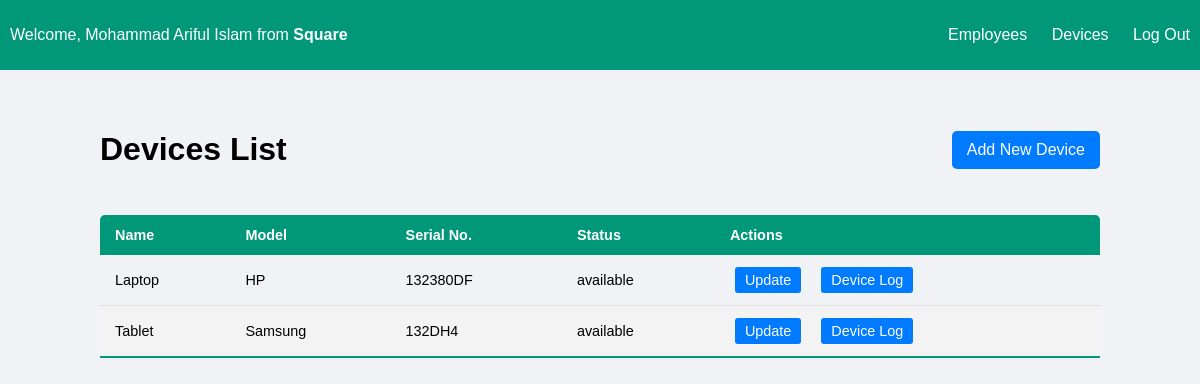
The app's page /devices/ (signed in) with its own data.
### assetTracker/models.py (models this page shows, shortened)
class Employee(models.Model):
    user = models.OneToOneField(User, on_delete=models.CASCADE, null=True, blank=True)
    name = models.CharField(max_length=100)
    company = models.ForeignKey(Company, on_delete=models.CASCADE)
    employee_type = models.CharField(max_length=20, choices=(('staff', 'Staff'), ('general', 'General Employee')))
    department = models.CharField(max_length=100)
    role = models.CharField(max_length=100)

class Company(models.Model):
    name = models.CharField(max_length=100)

class Device(models.Model):
    name = models.CharField(max_length=100)
    serial_number = models.CharField(max_length=100, unique=True)
    model = models.CharField(max_length=100)
    STATUS_CHOICES = [
        ('available', 'Available'),
        ('checked_out', 'Checked Out'),
        ('in_repair', 'In Repair'),
        ('out_of_service', 'Out of Service'),
    ]
    status = models.CharField(max_length=50, choices=STATUS_CHOICES, default='available')
    company = models.ForeignKey(Company, on_delete=models.CASCADE)
    created_at = models.DateTimeField(auto_now_add=True)

### assetTracker/views.py (the view)
# urls.py: path('devices/', views.list_devices, name='list_devices'),
@login_required(login_url='login')
def list_devices(request):
    devices = Device.objects.filter(company=request.user.employee.company)
    context = {
        'title': 'Devices List',
        'items': devices,
        'item_name': 'Device',
        'add_url': 'add_device',
        'update_url': 'update_device',
        'delete_url': 'delete_device',
    }
    return render(request, 'item_list.html', context)

### assetTracker/templates/item_list.html
{% extends 'navbar.html' %} {% block content %}
<div class="content-container">
    <div class="header-with-button">
        <h1>{{ title }}</h1>
        <a href="{% url add_url %}" class="action-button">Add New {{ item_name }}</a>
    </div>
    <table class="styled-table">
        <thead>
            <tr>
                <th>Name</th>
                {% if item_name == "Employee" %}
                <th>Department</th>
                <th>Role</th>
                {% else %}
                <th>Model</th>
                <th>Serial No.</th>
                <th>Status</th>
                {% endif %}
                <th>Actions</th>
            </tr>
        </thead>
        <tbody>
            {% for item in items %}
            <tr>
                <td>{{ item.name }}</td>
                {% if item_name == "Employee" %}
                <td>{{ item.department }}</td>
                <td>{{ item.role }}</td>
                {% else %}
                <td>{{item.model}}</td>
                <td>{{item.serial_number}}</td>
                <td>{{item.status}}</td>
                {% endif %}
                <td>
                    <div class="table-actions">
                        <a href="{% url update_url item.id %}" class="btn table-btn">Update</a>
                        {% if item_name == "Employee" %}
                        {% if item.id != request.user.employee.id %}
                        <a href="{% url delete_url item.id %}" class="btn table-btn">Remove</a>
                        {% endif %}
                        {% else %}
                        <a href="{% url 'view_device_log' item.id %}" class="btn table-btn">Device Log</a>
                        {% endif %}
                    </div>
                </td>
            </tr>
            {% endfor %}
        </tbody>
    </table>
</div>
{% endblock %}

### assetTracker/templates/navbar.html (shortened to what this page needs)
<!DOCTYPE html>
{% load static %}
<html lang="en">
<head>
    <link rel="stylesheet" href="{% static 'style.css' %}" />
</head>
<body>
    <div class="navbar">
        {% if request.user.is_authenticated %}
        <span>Welcome, {{ request.user.employee.name }} from <b>{{ request.user.employee.company.name }}</b></span>
        <div class="navbar-links">
            <a href="{% url 'list_employees' %}">Employees</a>
            <a href="{% url 'list_devices' %}">Devices</a>
            <a href="{% url 'logout' %}">Log Out</a>
        </div>
        {% endif %}
    </div>
    {% block content %} {% endblock %}
</body>
</html>

### static/style.css (style rules this page uses)
body { background-color: #f0f2f5; margin: 0; padding: 0; font-family: Arial, sans-serif; }
.navbar { display: flex; justify-content: space-between; align-items: center; padding: 10px; background-color: #009879; color: white; height: 50px; }
.navbar span { margin-right: auto; / }
.navbar-links a { color: white; text-decoration: none; margin-left: 20px; padding: 10px 0; display: inline-block; height: 100%; box-sizing: border-box; }
.content-container { padding: 20px; margin: 20px auto; max-width: 1000px; }
.header-with-button { display: flex; justify-content: space-between; align-items: center; margin-bottom: 20px; }
.action-button { padding: 10px 15px; background-color: #007bff; color: white; text-decoration: none; border-radius: 5px; transition: background-color 0.3s ease; }
.styled-table { width: 100%; border-collapse: collapse; margin: 25px 0; font-size: 0.9em; min-width: 400px; border-radius: 5px 5px 0 0; overflow: hidden; }
.styled-table thead tr { background-color: #009879; color: #ffffff; text-align: left; }
.styled-table th, .styled-table td { padding: 12px 15px; }
.styled-table tbody tr { border-bottom: thin solid #dddddd; }
.styled-table tbody tr:nth-of-type(even) { background-color: #f3f3f3; }
.styled-table tbody tr:last-of-type { border-bottom: 2px solid #009879; }
.btn { padding: 5px 10px; background-color: #007bff; color: white; text-decoration: none; border-radius: 3px; font-size: 1em; transition: background-color 0.3s ease; }
.table-actions { display: flex; justify-content: start; gap: 10px; }
.table-btn { text-align: center; display: inline-block; margin: 0 5px; }

### records on screen
Device: name "Laptop", model "HP", serial_number "132380DF", status "available"
Device: name "Tablet", model "Samsung", serial_number "132DH4", status "available"

### other values on screen
{{ request.user.employee.name }} "Mohammad Ariful Islam"
{{ request.user.employee.company.name }} "Square"
{{ title }} "Devices List"
{{ item_name }} "Device"
